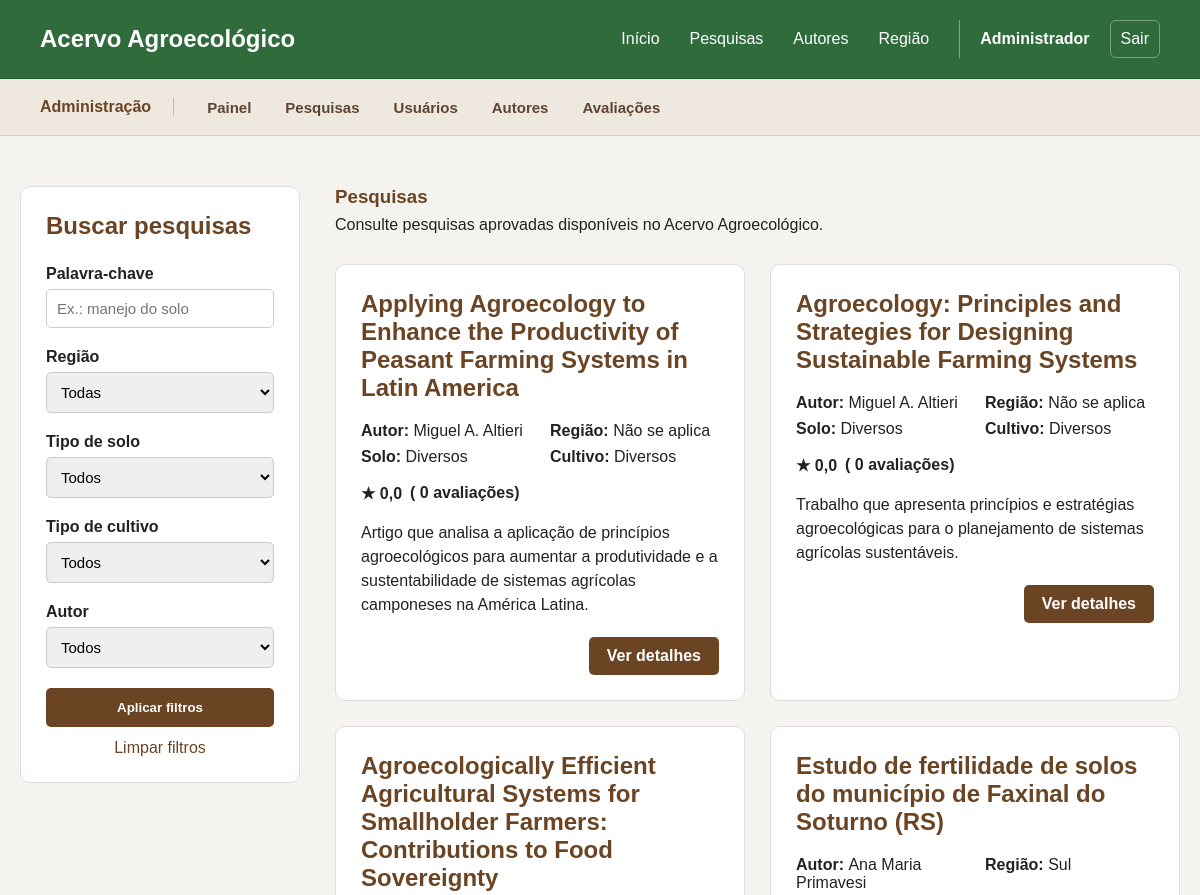
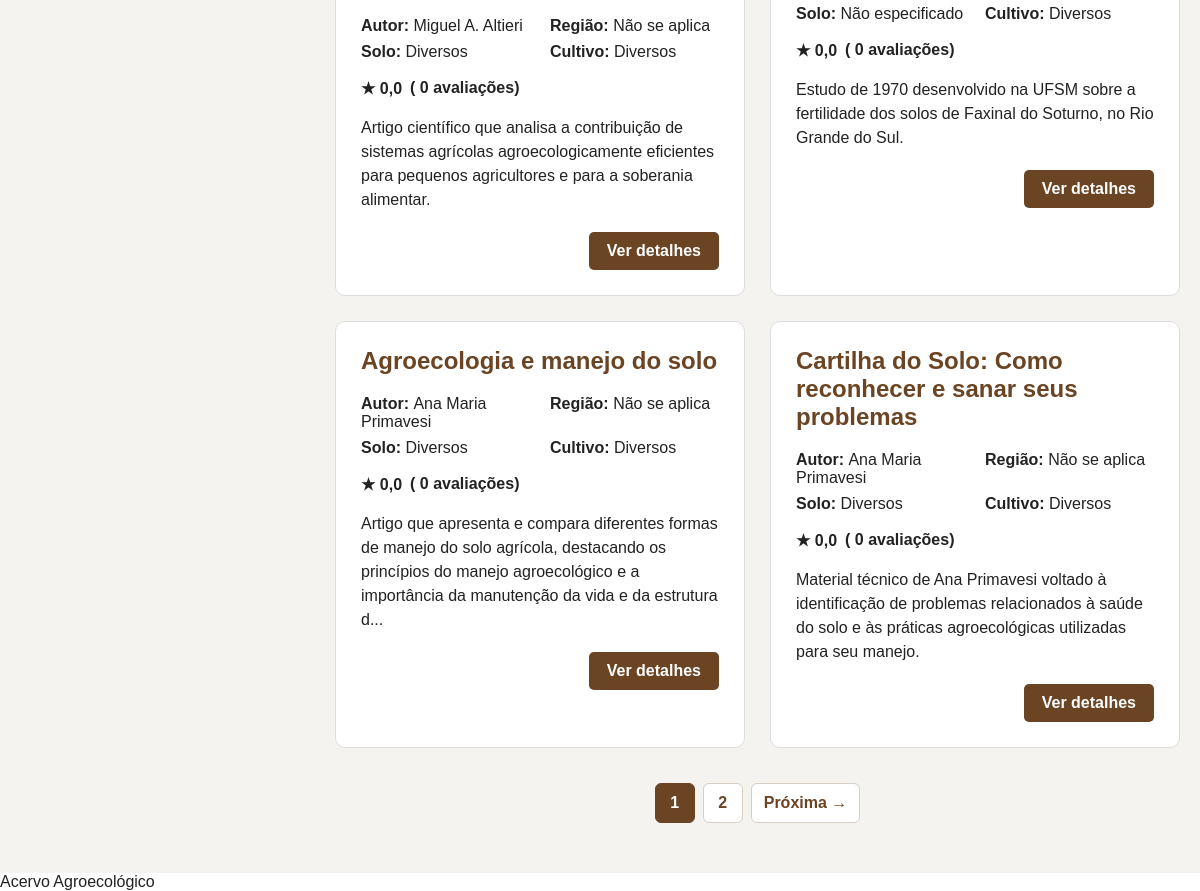
The page /pages/pesquisas.php (signed in) on the database its author committed (2 pictures, top to bottom).
### tables this page shows
CREATE TABLE `pesquisas` (
  `id` int(11) NOT NULL,
  `titulo` varchar(250) NOT NULL,
  `descricao` text NOT NULL,
  `resumo` longtext DEFAULT NULL,
  `palavras_chave` varchar(255) DEFAULT NULL,
  `link` varchar(500) DEFAULT NULL,
  `autor_id` int(11) NOT NULL,
  `regiao_id` int(11) NOT NULL,
  `solo_informado` varchar(80) DEFAULT NULL,
  `solo_id` int(11) DEFAULT NULL,
  `cultivo_informado` varchar(80) DEFAULT NULL,
  `cultivo_id` int(11) DEFAULT NULL,
  `pesquisador_id` int(11) NOT NULL,
  `administrador_id` int(11) DEFAULT NULL,
  `status` enum('Pendente','Aprovada','Rejeitada') NOT NULL DEFAULT 'Pendente',
  `observacao` text DEFAULT NULL,
  `dataEnvio` datetime NOT NULL DEFAULT current_timestamp(),
  `dataAprovacao` datetime DEFAULT NULL
);

CREATE TABLE `autores` (
  `id` int(11) NOT NULL,
  `usuario_id` int(11) DEFAULT NULL,
  `nome` varchar(150) NOT NULL,
  `foto` varchar(255) DEFAULT NULL,
  `biografia` text DEFAULT NULL,
  `instituicao` varchar(150) DEFAULT NULL
);

CREATE TABLE `regioes` (
  `id` int(11) NOT NULL,
  `nome` varchar(30) NOT NULL
);

### pages/pesquisas.php (the view, shortened to what this page needs)
<?php
require_once "../includes/conexao.php";
$busca = trim($_GET["busca"] ?? "");
$itensPorPagina = 6;
$paginaAtual =
    filter_input(
        INPUT_GET,
        "pagina",
        FILTER_VALIDATE_INT
    );
if (
    $paginaAtual === false ||
    $paginaAtual === null ||
    $paginaAtual < 1
) {
    $paginaAtual = 1;
}
$where = "
    WHERE p.status = 'Aprovada'
";
$tipos = "";
$parametros = [];
$sqlTotal = "
    SELECT COUNT(*) AS total
    FROM pesquisas p
    $where
";
$stmtTotal =
    $conn->prepare($sqlTotal);
$stmtTotal->execute();
$resultadoTotal =
    $stmtTotal->get_result();
$totalPesquisas =
    (int)$resultadoTotal
        ->fetch_assoc()["total"];
$totalPaginas =
    max(
        1,
        (int)ceil(
            $totalPesquisas /
            $itensPorPagina
        )
    );
$offset =
    ($paginaAtual - 1) *
    $itensPorPagina;
$sql = "
    SELECT
        p.id,
        p.titulo,
        p.descricao,
        p.resumo,
        p.palavras_chave,
        p.link,
        p.solo_informado,
        p.cultivo_informado,
        p.dataAprovacao,
        a.nome AS autor,
        r.nome AS regiao,
        COALESCE(
            AVG(av.nota),
            0
        ) AS media_avaliacao,
        COUNT(av.id)
            AS quantidade_avaliacoes
    FROM pesquisas p
    INNER JOIN autores a
        ON p.autor_id = a.id
    INNER JOIN regioes r
        ON p.regiao_id = r.id
    LEFT JOIN avaliacoes_pesquisas av
        ON av.pesquisa_id = p.id
    $where
    GROUP BY
        p.id,
        p.titulo,
        p.descricao,
        p.resumo,
        p.palavras_chave,
        p.link,
        p.solo_informado,
        p.cultivo_informado,
        p.dataAprovacao,
        a.nome,
        r.nome
    ORDER BY p.dataAprovacao DESC
    LIMIT ?
    OFFSET ?
";
$stmt =
    $conn->prepare($sql);
$tiposConsulta =
    $tipos . "ii";
$parametrosConsulta =
    $parametros;
$parametrosConsulta[] =
    $itensPorPagina;
$parametrosConsulta[] =
    $offset;
$stmt->bind_param(
    $tiposConsulta,
    ...$parametrosConsulta
);
$stmt->execute();
$resultado =
    $stmt->get_result();
require_once "../includes/header.php";
require_once "../includes/menu.php";
?>
<main class="pagina-pesquisa">
    <section class="pagina-pesquisas-com-filtros">
        <aside class="filtros-pesquisas">
            <h2>
                Buscar pesquisas
            </h2>
            <form method="GET">
                <div class="campo-filtro">
                    <label for="busca">
                        Palavra-chave
                    </label>
                    <input
                        type="text"
                        name="busca"
                        id="busca"
                        value="<?php
                        echo htmlspecialchars(
                            $busca
                        );
                        ?>"
                        placeholder="Ex.: manejo do solo"
                    >
                </div>
                <div class="campo-filtro">
                    <label for="regiao">
                        Região
                    </label>
                    <select
                        name="regiao"
                        id="regiao"
                    >
                        <option value="">
                            Todas
                        </option>
                    </select>
                </div>
                <div class="campo-filtro">
                    <label for="solo">
                        Tipo de solo
                    </label>
                    <select
                        name="solo"
                        id="solo"
                    >
                        <option value="">
                            Todos
                        </option>
                    </select>
                </div>
                <div class="campo-filtro">
                    <label for="cultivo">
                        Tipo de cultivo
                    </label>
                    <select
                        name="cultivo"
                        id="cultivo"
                    >
                        <option value="">
                            Todos
                        </option>
                    </select>
                </div>
                <div class="campo-filtro">
                    <label for="autor">
                        Autor
                    </label>
                    <select
                        name="autor"
                        id="autor"
                    >
                        <option value="">
                            Todos
                        </option>
                    </select>
                </div>
                <button
                    type="submit"
                    class="botao-filtrar"
                >
                    Aplicar filtros
                </button>
                <a
                    href="pesquisas.php"
                    class="botao-limpar-filtros"
                >
                    Limpar filtros
                </a>
            </form>
        </aside>
        <section class="resultados-pesquisas">
            <div class="cabecalho-pesquisas">
                <h1>
                    Pesquisas
                </h1>
                <p>
                    Consulte pesquisas aprovadas disponíveis
                    no Acervo Agroecológico.
                </p>
            </div>
            <?php
            if (
                $resultado->num_rows === 0
            ) :
            ?>
                <div class="sem-submissoes">
                    <h2>
                        Nenhuma pesquisa encontrada
                    </h2>
                    <p>
                        Tente alterar os termos de busca
                        ou remover alguns filtros.
                    </p>
                </div>
            <?php else : ?>
                <div class="cards-pesquisas-publicas">
                    <?php
                    while (
                        $pesquisa =
                        $resultado
                            ->fetch_assoc()
                    ) :
                    ?>
                        <article class="card-pesquisa-publica">
                            <h2>
                                <?php
                                echo htmlspecialchars(
                                    $pesquisa[
                                        "titulo"
                                    ]
                                );
                                ?>
                            </h2>
                            <div class="dados-pesquisa-publica">
                                <p>
                                    <strong>
                                        Autor:
                                    </strong>
                                    <?php
                                    echo htmlspecialchars(
                                        $pesquisa[
                                            "autor"
                                        ]
                                    );
                                    ?>
                                </p>
                                <p>
                                    <strong>
                                        Região:
                                    </strong>
                                    <?php
                                    echo htmlspecialchars(
                                        $pesquisa[
                                            "regiao"
                                        ]
                                    );
                                    ?>
                                </p>
                                <p>
                                    <strong>
                                        Solo:
                                    </strong>
                                    <?php
                                    echo htmlspecialchars(
                                        $pesquisa[
                                            "solo_informado"
                                        ]
                                    );
                                    ?>
                                </p>
                                <p>
                                    <strong>
                                        Cultivo:
                                    </strong>
                                    <?php
                                    echo htmlspecialchars(
                                        $pesquisa[
                                            "cultivo_informado"
                                        ]
                                    );
                                    ?>
                                </p>
                            </div>
                            <div class="avaliacao-resumo">
                                <?php
                                $media =
                                    number_format(
                                        (float)$pesquisa[
                                            "media_avaliacao"
                                        ],
                                        1,
                                        ",",
                                        "."
                                    );
                                ?>
                                <span>
                                    ★ <?php echo $media; ?>
                                </span>
                                <span>
                                    (
                                    <?php
                                    echo (int)$pesquisa[
                                        "quantidade_avaliacoes"
                                    ];
                                    ?>
                                    avaliações)
                                </span>
                            </div>
                            <?php
                            if (
                                !empty(
                                    $pesquisa[
                                        "descricao"
                                    ]
                                )
                            ) :
                            ?>
                                <p class="descricao-card">
                                    <?php
                                    $descricao =
                                        $pesquisa[
                                            "descricao"
                                        ];
                                    if (
                                        mb_strlen(
                                            $descricao
                                        ) > 180
                                    ) {
                                        $descricao =
                                            mb_substr(
                                                $descricao,
                                                0,
                                                180
                                            )
                                            . "...";
                                    }
                                    echo htmlspecialchars(
                                        $descricao
                                    );
                                    ?>
                                </p>
                            <?php endif; ?>
                            <div class="acoes-card-pesquisa">
                                <a
                                    href="pesquisa.php?id=<?php
                                    echo $pesquisa[
                                        "id"
                                    ];
                                    ?>"
                                    class="botao-ver-pesquisa"
                                >
                                    Ver detalhes
                                </a>
                            </div>
                        </article>
                    <?php endwhile; ?>
                </div>
                <?php
                if (
                    $totalPaginas > 1
                ) :
                ?>
                    <nav
                        class="paginacao"
                        aria-label="Paginação das pesquisas"
                    >
                        <?php
                        $parametrosBase = [];
                        ?>
                        <?php
                        for (
                            $pagina = 1;
                            $pagina <=
                            $totalPaginas;
                            $pagina++
                        ) :
                        ?>
                            <?php
                            $paramsPagina =
                                $parametrosBase;
                            $paramsPagina[
                                "pagina"
                            ] =
                                $pagina;
                            ?>
                            <?php
                            if (
                                $pagina ===
                                $paginaAtual
                            ) :
                            ?>
                                <span
                                    class="pagina-link pagina-atual"
                                >
                                    <?php
                                    echo $pagina;
                                    ?>
                                </span>
                            <?php else : ?>
                                <a
                                    class="pagina-link"
                                    href="?<?php
                                    echo htmlspecialchars(
                                        http_build_query(
                                            $paramsPagina
                                        )
                                    );
                                    ?>"
                                >
                                    <?php
                                    echo $pagina;
                                    ?>
                                </a>
                            <?php endif; ?>
                        <?php endfor; ?>
                        <?php
                        if (
                            $paginaAtual <
                            $totalPaginas
                        ) :
                        ?>
                            <?php
                            $paramsProxima =
                                $parametrosBase;
                            $paramsProxima[
                                "pagina"
                            ] =
                                $paginaAtual + 1;
                            ?>
                            <a
                                class="pagina-link"
                                href="?<?php
                                echo htmlspecialchars(
                                    http_build_query(
                                        $paramsProxima
                                    )
                                );
                                ?>"
                            >
                                Próxima →
                            </a>
                        <?php endif; ?>
                    </nav>
                <?php endif; ?>
            <?php endif; ?>
        </section>
    </section>
</main>
<?php
require_once "../includes/footer.php";
?>

### rows shown on the page
pesquisas: titulo "Applying Agroecology to Enhance the Productivity of Peasant Farming Systems in Latin America", autor.nome "Miguel A. Altieri", regiao.nome "Não se aplica", solo_informado "Diversos", cultivo_informado "Diversos", media "0,0", pesquisa "0", descricao "Artigo que analisa a aplicação de princípios agroecológicos para aumentar a produtividade e a sustentabilidade de sistemas agrícolas camponeses na América Latina."
pesquisas: titulo "Agroecology: Principles and Strategies for Designing Sustainable Farming Systems", autor.nome "Miguel A. Altieri", regiao.nome "Não se aplica", solo_informado "Diversos", cultivo_informado "Diversos", media "0,0", pesquisa "0", descricao "Trabalho que apresenta princípios e estratégias agroecológicas para o planejamento de sistemas agrícolas sustentáveis."
pesquisas: titulo "Agroecologically Efficient Agricultural Systems for Smallholder Farmers: Contributions to Food Sovereignty", autor.nome "Miguel A. Altieri", regiao.nome "Não se aplica", solo_informado "Diversos", cultivo_informado "Diversos", media "0,0", pesquisa "0", descricao "Artigo científico que analisa a contribuição de sistemas agrícolas agroecologicamente eficientes para pequenos agricultores e para a soberania alimentar."
pesquisas: titulo "Estudo de fertilidade de solos do município de Faxinal do Soturno (RS)", autor.nome "Ana Maria Primavesi", regiao.nome "Sul", solo_informado "Não especificado", cultivo_informado "Diversos", media "0,0", pesquisa "0", descricao "Estudo de 1970 desenvolvido na UFSM sobre a fertilidade dos solos de Faxinal do Soturno, no Rio Grande do Sul."
pesquisas: titulo "Agroecologia e manejo do solo", autor.nome "Ana Maria Primavesi", regiao.nome "Não se aplica", solo_informado "Diversos", cultivo_informado "Diversos", media "0,0", pesquisa "0", descricao "Artigo que apresenta e compara diferentes formas de manejo do solo agrícola, destacando os princípios do manejo agroecológico e a importância da manutenção da vida e da estrutura d..."
pesquisas: titulo "Cartilha do Solo: Como reconhecer e sanar seus problemas", autor.nome "Ana Maria Primavesi", regiao.nome "Não se aplica", solo_informado "Diversos", cultivo_informado "Diversos", media "0,0", pesquisa "0", descricao "Material técnico de Ana Primavesi voltado à identificação de problemas relacionados à saúde do solo e às práticas agroecológicas utilizadas para seu manejo."

### other values the page prints
$_SESSION["usuario_nome"] "Administrador"
